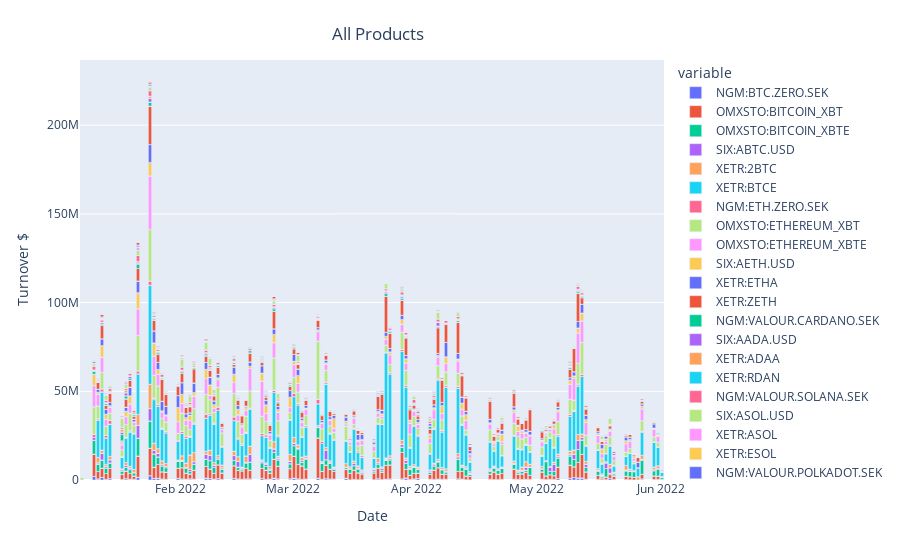

Notebook source saved alongside this figure:
### Code cell
fig_combined = px.bar(pivot_combined, x='datetime',
y=pivot_combined.columns,
labels={
    'value':'Turnover $',
    'datetime':'Date'
})

fig_combined.update_layout(
title={
    'text': 'All Products',
    'y':0.95,
    'x':0.42,
    'xanchor': 'center',
    'yanchor': 'top'
})

fig_combined.show()

### Figure 1 — Plotly figure (JSON) as saved in the notebook; plotly's stock layout.template omitted (floating-point values rounded to 4 significant figures; data arrays with more than 128 entries replaced by an {"elided": "..."} marker saying what was removed)
{"data": [{"alignmentgroup": "True", "hovertemplate": "variable=NGM:BTC.ZERO.SEK<br>Date=%{x}<br>Turnover $=%{y}<extra></extra>", "legendgroup": "NGM:BTC.ZERO.SEK", "marker": {"color": "#636efa", "pattern": {"shape": ""}}, "name": "NGM:BTC.ZERO.SEK", "offsetgroup": "NGM:BTC.ZERO.SEK", "orientation": "v", "showlegend": true, "textposition": "auto", "type": "bar", "x": {"elided": "506 str values"}, "xaxis": "x", "y": {"elided": "506 float values"}, "yaxis": "y"}, {"alignmentgroup": "True", "hovertemplate": "variable=OMXSTO:BITCOIN_XBT<br>Date=%{x}<br>Turnover $=%{y}<extra></extra>", "legendgroup": "OMXSTO:BITCOIN_XBT", "marker": {"color": "#EF553B", "pattern": {"shape": ""}}, "name": "OMXSTO:BITCOIN_XBT", "offsetgroup": "OMXSTO:BITCOIN_XBT", "orientation": "v", "showlegend": true, "textposition": "auto", "type": "bar", "x": {"elided": "506 str values"}, "xaxis": "x", "y": {"elided": "506 float values"}, "yaxis": "y"}, {"alignmentgroup": "True", "hovertemplate": "variable=OMXSTO:BITCOIN_XBTE<br>Date=%{x}<br>Turnover $=%{y}<extra></extra>", "legendgroup": "OMXSTO:BITCOIN_XBTE", "marker": {"color": "#00cc96", "pattern": {"shape": ""}}, "name": "OMXSTO:BITCOIN_XBTE", "offsetgroup": "OMXSTO:BITCOIN_XBTE", "orientation": "v", "showlegend": true, "textposition": "auto", "type": "bar", "x": {"elided": "506 str values"}, "xaxis": "x", "y": {"elided": "506 float values"}, "yaxis": "y"}, {"alignmentgroup": "True", "hovertemplate": "variable=SIX:ABTC.USD<br>Date=%{x}<br>Turnover $=%{y}<extra></extra>", "legendgroup": "SIX:ABTC.USD", "marker": {"color": "#ab63fa", "pattern": {"shape": ""}}, "name": "SIX:ABTC.USD", "offsetgroup": "SIX:ABTC.USD", "orientation": "v", "showlegend": true, "textposition": "auto", "type": "bar", "x": {"elided": "506 str values"}, "xaxis": "x", "y": {"elided": "506 float values"}, "yaxis": "y"}, {"alignmentgroup": "True", "hovertemplate": "variable=XETR:2BTC<br>Date=%{x}<br>Turnover $=%{y}<extra></extra>", "legendgroup": "XETR:2BTC", "marker": {"color": "#FFA15A", "pattern": {"shape": ""}}, "name": "XETR:2BTC", "offsetgroup": "XETR:2BTC", "orientation": "v", "showlegend": true, "textposition": "auto", "type": "bar", "x": {"elided": "506 str values"}, "xaxis": "x", "y": {"elided": "506 float values"}, "yaxis": "y"}, {"alignmentgroup": "True", "hovertemplate": "variable=XETR:BTCE<br>Date=%{x}<br>Turnover $=%{y}<extra></extra>", "legendgroup": "XETR:BTCE", "marker": {"color": "#19d3f3", "pattern": {"shape": ""}}, "name": "XETR:BTCE", "offsetgroup": "XETR:BTCE", "orientation": "v", "showlegend": true, "textposition": "auto", "type": "bar", "x": {"elided": "506 str values"}, "xaxis": "x", "y": {"elided": "506 float values"}, "yaxis": "y"}, {"alignmentgroup": "True", "hovertemplate": "variable=NGM:ETH.ZERO.SEK<br>Date=%{x}<br>Turnover $=%{y}<extra></extra>", "legendgroup": "NGM:ETH.ZERO.SEK", "marker": {"color": "#FF6692", "pattern": {"shape": ""}}, "name": "NGM:ETH.ZERO.SEK", "offsetgroup": "NGM:ETH.ZERO.SEK", "orientation": "v", "showlegend": true, "textposition": "auto", "type": "bar", "x": {"elided": "506 str values"}, "xaxis": "x", "y": {"elided": "506 float values"}, "yaxis": "y"}, {"alignmentgroup": "True", "hovertemplate": "variable=OMXSTO:ETHEREUM_XBT<br>Date=%{x}<br>Turnover $=%{y}<extra></extra>", "legendgroup": "OMXSTO:ETHEREUM_XBT", "marker": {"color": "#B6E880", "pattern": {"shape": ""}}, "name": "OMXSTO:ETHEREUM_XBT", "offsetgroup": "OMXSTO:ETHEREUM_XBT", "orientation": "v", "showlegend": true, "textposition": "auto", "type": "bar", "x": {"elided": "506 str values"}, "xaxis": "x", "y": {"elided": "506 float values"}, "yaxis": "y"}, {"alignmentgroup": "True", "hovertemplate": "variable=OMXSTO:ETHEREUM_XBTE<br>Date=%{x}<br>Turnover $=%{y}<extra></extra>", "legendgroup": "OMXSTO:ETHEREUM_XBTE", "marker": {"color": "#FF97FF", "pattern": {"shape": ""}}, "name": "OMXSTO:ETHEREUM_XBTE", "offsetgroup": "OMXSTO:ETHEREUM_XBTE", "orientation": "v", "showlegend": true, "textposition": "auto", "type": "bar", "x": {"elided": "506 str values"}, "xaxis": "x", "y": {"elided": "506 float values"}, "yaxis": "y"}, {"alignmentgroup": "True", "hovertemplate": "variable=SIX:AETH.USD<br>Date=%{x}<br>Turnover $=%{y}<extra></extra>", "legendgroup": "SIX:AETH.USD", "marker": {"color": "#FECB52", "pattern": {"shape": ""}}, "name": "SIX:AETH.USD", "offsetgroup": "SIX:AETH.USD", "orientation": "v", "showlegend": true, "textposition": "auto", "type": "bar", "x": {"elided": "506 str values"}, "xaxis": "x", "y": {"elided": "506 float values"}, "yaxis": "y"}, {"alignmentgroup": "True", "hovertemplate": "variable=XETR:ETHA<br>Date=%{x}<br>Turnover $=%{y}<extra></extra>", "legendgroup": "XETR:ETHA", "marker": {"color": "#636efa", "pattern": {"shape": ""}}, "name": "XETR:ETHA", "offsetgroup": "XETR:ETHA", "orientation": "v", "showlegend": true, "textposition": "auto", "type": "bar", "x": {"elided": "506 str values"}, "xaxis": "x", "y": {"elided": "506 float values"}, "yaxis": "y"}, {"alignmentgroup": "True", "hovertemplate": "variable=XETR:ZETH<br>Date=%{x}<br>Turnover $=%{y}<extra></extra>", "legendgroup": "XETR:ZETH", "marker": {"color": "#EF553B", "pattern": {"shape": ""}}, "name": "XETR:ZETH", "offsetgroup": "XETR:ZETH", "orientation": "v", "showlegend": true, "textposition": "auto", "type": "bar", "x": {"elided": "506 str values"}, "xaxis": "x", "y": {"elided": "506 float values"}, "yaxis": "y"}, {"alignmentgroup": "True", "hovertemplate": "variable=NGM:VALOUR.CARDANO.SEK<br>Date=%{x}<br>Turnover $=%{y}<extra></extra>", "legendgroup": "NGM:VALOUR.CARDANO.SEK", "marker": {"color": "#00cc96", "pattern": {"shape": ""}}, "name": "NGM:VALOUR.CARDANO.SEK", "offsetgroup": "NGM:VALOUR.CARDANO.SEK", "orientation": "v", "showlegend": true, "textposition": "auto", "type": "bar", "x": {"elided": "506 str values"}, "xaxis": "x", "y": {"elided": "506 float values"}, "yaxis": "y"}, {"alignmentgroup": "True", "hovertemplate": "variable=SIX:AADA.USD<br>Date=%{x}<br>Turnover $=%{y}<extra></extra>", "legendgroup": "SIX:AADA.USD", "marker": {"color": "#ab63fa", "pattern": {"shape": ""}}, "name": "SIX:AADA.USD", "offsetgroup": "SIX:AADA.USD", "orientation": "v", "showlegend": true, "textposition": "auto", "type": "bar", "x": {"elided": "506 str values"}, "xaxis": "x", "y": {"elided": "506 float values"}, "yaxis": "y"}, {"alignmentgroup": "True", "hovertemplate": "variable=XETR:ADAA<br>Date=%{x}<br>Turnover $=%{y}<extra></extra>", "legendgroup": "XETR:ADAA", "marker": {"color": "#FFA15A", "pattern": {"shape": ""}}, "name": "XETR:ADAA", "offsetgroup": "XETR:ADAA", "orientation": "v", "showlegend": true, "textposition": "auto", "type": "bar", "x": {"elided": "506 str values"}, "xaxis": "x", "y": {"elided": "506 float values"}, "yaxis": "y"}, {"alignmentgroup": "True", "hovertemplate": "variable=XETR:RDAN<br>Date=%{x}<br>Turnover $=%{y}<extra></extra>", "legendgroup": "XETR:RDAN", "marker": {"color": "#19d3f3", "pattern": {"shape": ""}}, "name": "XETR:RDAN", "offsetgroup": "XETR:RDAN", "orientation": "v", "showlegend": true, "textposition": "auto", "type": "bar", "x": {"elided": "506 str values"}, "xaxis": "x", "y": {"elided": "506 float values"}, "yaxis": "y"}, {"alignmentgroup": "True", "hovertemplate": "variable=NGM:VALOUR.SOLANA.SEK<br>Date=%{x}<br>Turnover $=%{y}<extra></extra>", "legendgroup": "NGM:VALOUR.SOLANA.SEK", "marker": {"color": "#FF6692", "pattern": {"shape": ""}}, "name": "NGM:VALOUR.SOLANA.SEK", "offsetgroup": "NGM:VALOUR.SOLANA.SEK", "orientation": "v", "showlegend": true, "textposition": "auto", "type": "bar", "x": {"elided": "506 str values"}, "xaxis": "x", "y": {"elided": "506 float values"}, "yaxis": "y"}, {"alignmentgroup": "True", "hovertemplate": "variable=SIX:ASOL.USD<br>Date=%{x}<br>Turnover $=%{y}<extra></extra>", "legendgroup": "SIX:ASOL.USD", "marker": {"color": "#B6E880", "pattern": {"shape": ""}}, "name": "SIX:ASOL.USD", "offsetgroup": "SIX:ASOL.USD", "orientation": "v", "showlegend": true, "textposition": "auto", "type": "bar", "x": {"elided": "506 str values"}, "xaxis": "x", "y": {"elided": "506 float values"}, "yaxis": "y"}, {"alignmentgroup": "True", "hovertemplate": "variable=XETR:ASOL<br>Date=%{x}<br>Turnover $=%{y}<extra></extra>", "legendgroup": "XETR:ASOL", "marker": {"color": "#FF97FF", "pattern": {"shape": ""}}, "name": "XETR:ASOL", "offsetgroup": "XETR:ASOL", "orientation": "v", "showlegend": true, "textposition": "auto", "type": "bar", "x": {"elided": "506 str values"}, "xaxis": "x", "y": {"elided": "506 float values"}, "yaxis": "y"}, {"alignmentgroup": "True", "hovertemplate": "variable=XETR:ESOL<br>Date=%{x}<br>Turnover $=%{y}<extra></extra>", "legendgroup": "XETR:ESOL", "marker": {"color": "#FECB52", "pattern": {"shape": ""}}, "name": "XETR:ESOL", "offsetgroup": "XETR:ESOL", "orientation": "v", "showlegend": true, "textposition": "auto", "type": "bar", "x": {"elided": "506 str values"}, "xaxis": "x", "y": {"elided": "506 float values"}, "yaxis": "y"}, {"alignmentgroup": "True", "hovertemplate": "variable=NGM:VALOUR.POLKADOT.SEK<br>Date=%{x}<br>Turnover $=%{y}<extra></extra>", "legendgroup": "NGM:VALOUR.POLKADOT.SEK", "marker": {"color": "#636efa", "pattern": {"shape": ""}}, "name": "NGM:VALOUR.POLKADOT.SEK", "offsetgroup": "NGM:VALOUR.POLKADOT.SEK", "orientation": "v", "showlegend": true, "textposition": "auto", "type": "bar", "x": {"elided": "506 str values"}, "xaxis": "x", "y": {"elided": "506 float values"}, "yaxis": "y"}, {"alignmentgroup": "True", "hovertemplate": "variable=SIX:ADOT.USD<br>Date=%{x}<br>Turnover $=%{y}<extra></extra>", "legendgroup": "SIX:ADOT.USD", "marker": {"color": "#EF553B", "pattern": {"shape": ""}}, "name": "SIX:ADOT.USD", "offsetgroup": "SIX:ADOT.USD", "orientation": "v", "showlegend": true, "textposition": "auto", "type": "bar", "x": {"elided": "506 str values"}, "xaxis": "x", "y": {"elided": "506 float values"}, "yaxis": "y"}, {"alignmentgroup": "True", "hovertemplate": "variable=XETR:ADOT<br>Date=%{x}<br>Turnover $=%{y}<extra></extra>", "legendgroup": "XETR:ADOT", "marker": {"color": "#00cc96", "pattern": {"shape": ""}}, "name": "XETR:ADOT", "offsetgroup": "XETR:ADOT", "orientation": "v", "showlegend": true, "textposition": "auto", "type": "bar", "x": {"elided": "506 str values"}, "xaxis": "x", "y": {"elided": "506 float values"}, "yaxis": "y"}, {"alignmentgroup": "True", "hovertemplate": "variable=XETR:PLKA<br>Date=%{x}<br>Turnover $=%{y}<extra></extra>", "legendgroup": "XETR:PLKA", "marker": {"color": "#ab63fa", "pattern": {"shape": ""}}, "name": "XETR:PLKA", "offsetgroup": "XETR:PLKA", "orientation": "v", "showlegend": true, "textposition": "auto", "type": "bar", "x": {"elided": "506 str values"}, "xaxis": "x", "y": {"elided": "506 float values"}, "yaxis": "y"}], "layout": {"barmode": "relative", "legend": {"title": {"text": "variable"}, "tracegroupgap": 0}, "margin": {"t": 60}, "title": {"text": "All Products", "x": 0.42, "xanchor": "center", "y": 0.95, "yanchor": "top"}, "xaxis": {"anchor": "y", "domain": [0, 1], "title": {"text": "Date"}}, "yaxis": {"anchor": "x", "domain": [0, 1], "title": {"text": "Turnover $"}}}}
